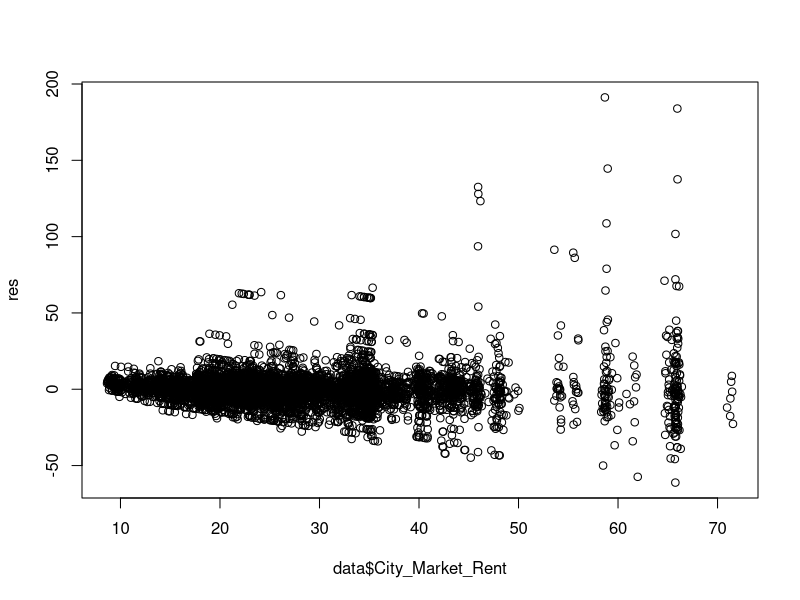
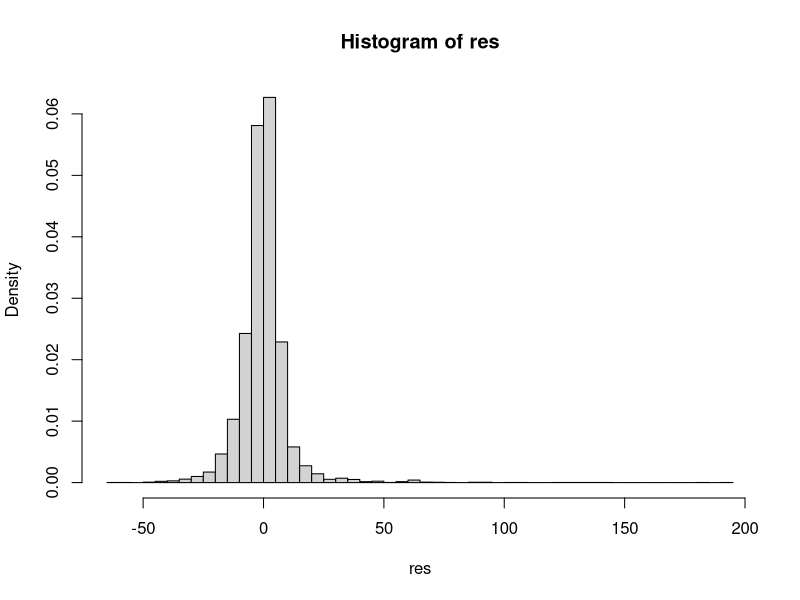

Write the R code that produced these figures, in order.
data <- read.csv("greenbuildings.csv",header=TRUE)
# data <- data[which(data$leasing_rate!=0),]
y <- data$Rent*data$leasing_rate/100
X <- cbind(data$green_rating,data$City_Market_Rent,data$age,data$class_a,data$class_b)
# X <- apply(X,2,scale)
X <- cbind(rep(1,nrow(data)),X)
colnames(X) <- c("intercept","green_rating","City_Market_Rent","age","class_a","class_b")
X_raw <- X[,2:ncol(X)]
# y <- scale(y)
y <- matrix(y,ncol=1)

p <- ncol(X)
n <- nrow(X)
# Prior
K_vec <- rep(0.001,p)
K <- diag(K_vec)
m <- rep(1,p)
d <- 1
eta <- 1
#
Km <- matrix(K_vec*m,ncol=1)
Vbeta_inv <- t(X)%*%X + K
Vbeta <- solve(Vbeta_inv)
mubeta <- Vbeta%*%(t(X)%*%y + Km)
dw <- d + n
etaw <- eta + sum(y^2) + sum(m^2*K_vec) - t(mubeta)%*%Vbeta_inv%*%mubeta
## Bayesian credible interval for green_rating
tq <- qt(1-0.025,df=dw)
mu2 <- mubeta[2]
var2 <- Vbeta[2,2]*etaw/dw
cat("credible interval: (",mu2-tq*sqrt(var2),",",mu2+tq*sqrt(var2),")")

fit <- lm(y~X_raw)
confint(fit, 'X_rawgreen_rating', level=0.95)
summary(fit)
mubeta

## residual
res <- y - X%*%mubeta
jpeg("res.jpeg")
hist(res,breaks=50,freq=FALSE)
dev.off()
plot(data$City_Market_Rent,res)




